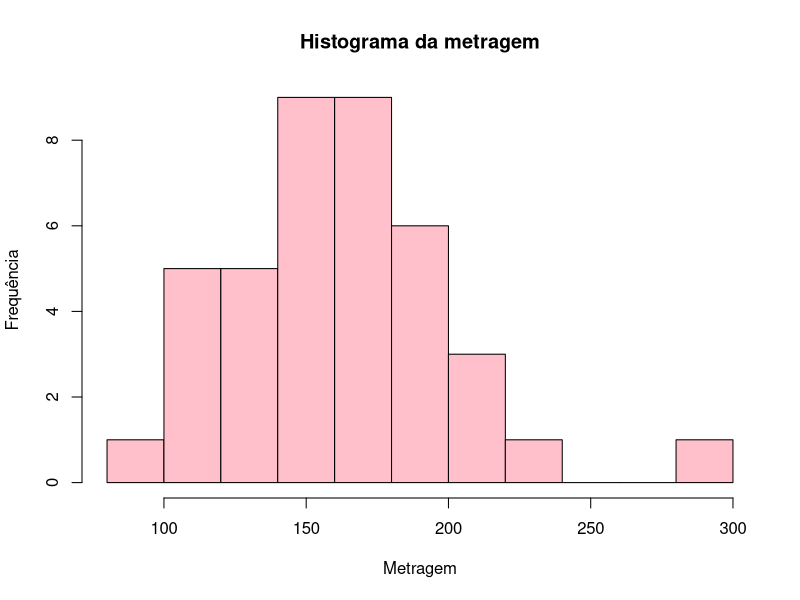

Write R code to recreate this figure.
#leitura do banco de dados 
dados <- read.csv("imoveis.csv", sep = ";")

#Gráficos 
hist(dados$metragem,
     main="Histograma da metragem",
     xlab="Metragem",
     ylab="Frequência",
     col="pink")

#Medidas 
media_imposto <- mean(dados$imposto_anual, na.rm = TRUE)
mediana_imposto <- median(dados$imposto_anual, na.rm = TRUE)
sd_imposto <- sd(dados$imposto_anual, na.rm = TRUE)
